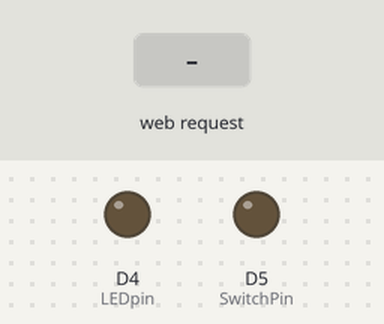
Bench run of a sketch on a simulated ESP8266 (NodeMCU). Shown: output pins drawn as LEDs (lit = HIGH). The inputs (shaded band) are chosen by the test bench. WiFi joins after 1.5 s; servers stay silent unless stated; what the sketch prints to the serial monitor is not drawn.

Above: at 3.2 s.
3.3 s: HTTP request GET /on received
At 4.1 s:
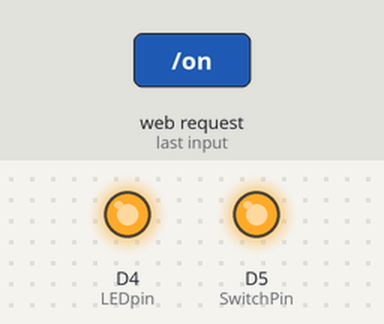
4.8 s: HTTP request GET /off received
At 5.2 s:
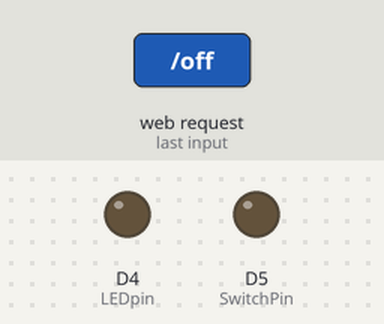
6.3 s: HTTP request GET /on?light=on received
At 7.5 s:
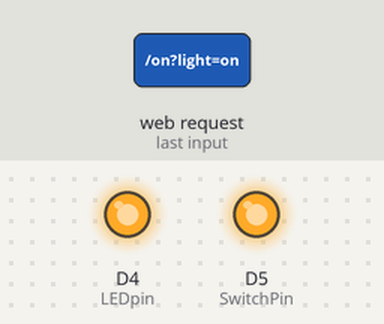
7.8 s: HTTP request GET /off?light=on received
At 8.7 s:
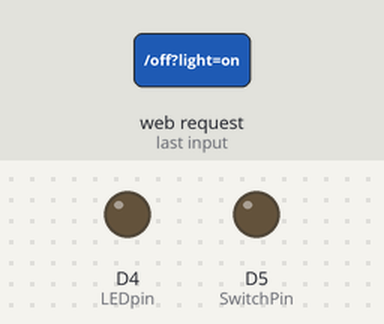
Timing chart, 0 to 10.3 s (numbered marks = the images above; inputs shaded):
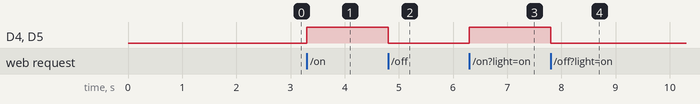

The sketch:

server.ino
```cpp
//https://www.instructables.com/Digital-Thermometer-Using-NodeMCU-and-LM35/

#include <ESP8266WiFi.h>
#include <ESP8266WebServer.h>

#define LEDpin D4
#define SwitchPin D5

const char* ssid = "chopra";
const char* password = "Hidden-Goseke-42";

ESP8266WebServer server(80);

// HTML content for the static web page
const char* htmlContent =
"<html> \
<head><title>NodeMCU Web Server</title></head> \
<body> \
<h1>Hello from NodeMCU!</h1> \
    <form action=\"/turn\" method=\"post\"> \
        <label for=\"light\">Light:</label> \
        <input type=\"checkbox\" id=\"light\" name=\"light\"> \
        <br> \
        <input type=\"submit\" value=\"Submit\"> \
    </form> \
</body> \
</html>";

const char* htmlContentOn = "<html><head><title>NodeMCU Web Server</title></head><body><h1>The light is ON!</h1></body></html>";
const char* htmlContentOff = "<html><head><title>NodeMCU Web Server</title></head><body><h1>The light is OFF!</h1></body></html>";

void turnOn() {
    Serial.println("Turning light ON");
    digitalWrite(LEDpin, HIGH);
    digitalWrite(SwitchPin, HIGH);
}

void turnOff() {
    Serial.println("Turning light OFF");
    digitalWrite(LEDpin, LOW);
    digitalWrite(SwitchPin, LOW);
}

void handleRoot() {
  server.send(200, "text/html", "Hello World");
}

void handleTurn() {

  String lightValue = server.arg("light");

  Serial.println("POST /turn");
  Serial.println(lightValue);

  if (lightValue == "on") {
    turnOff();
  } else {
    turnOn();
  }

  server.send(200, "text/html", htmlContent);
}

void handleTurnOn() {
  turnOn();

  server.sendHeader("Access-Control-Allow-Origin", "*");
  server.sendHeader("Access-Control-Allow-Methods", "GET");
  server.sendHeader("Access-Control-Allow-Headers", "Content-Type");
  server.send(200, "text/html", htmlContentOn);
}

void handleTurnOff() {
  turnOff();

  // CORS
  server.sendHeader("Access-Control-Allow-Origin", "*");
  server.sendHeader("Access-Control-Allow-Methods", "GET");
  server.sendHeader("Access-Control-Allow-Headers", "Content-Type");
  server.send(200, "text/html", htmlContentOff);
}

void handleWorld(){
  server.send(200, "text/html", htmlContent);
}

void handleTemp() {

  // CORS
  server.sendHeader("Access-Control-Allow-Origin", "*");
  server.sendHeader("Access-Control-Allow-Methods", "GET");
  server.sendHeader("Access-Control-Allow-Headers", "Content-Type");

  float temperature = readTemperature();

  char buffer[10]; // Adjust the buffer size based on your needs
  dtostrf(temperature, 4, 2, buffer);

  server.send(200, "text/html", String(buffer) + "C");
}

//TODO: formula...
float readTemperature() {
  float sensorValue = analogRead(A0);
  float temp_celsius = (sensorValue * 2.0) * 0.8 * 7.0;
  return temp_celsius;
}

// the setup function runs once when you press reset or power the board
void setup() {

  pinMode(LEDpin, OUTPUT);
  pinMode(SwitchPin, OUTPUT);

  pinMode(A0, INPUT);

  Serial.begin(9600);

  // Connect to Wi-Fi
  WiFi.begin(ssid, password);
  Serial.print("Connecting to ");
  Serial.print(ssid);

  // Wait for connection
  while (WiFi.status() != WL_CONNECTED) {
    delay(1000);
    Serial.print(".");
  }

  // Connected!
  Serial.println();
  Serial.println("Connected to WiFi");
  Serial.print("IP Address: ");
  Serial.println(WiFi.localIP());

   // Handle root URL request
  server.on("/", HTTP_GET, handleRoot);
  server.on("/turn", HTTP_POST, handleTurn);
  server.on("/on", HTTP_GET, handleTurnOn);
  server.on("/off", HTTP_GET, handleTurnOff);
  server.on("/hello", HTTP_GET, handleWorld);
  server.on("/temp", HTTP_GET, handleTemp);

  // Start server
  server.begin();
  Serial.print("Web server is listening...");
}

// the loop function runs over and over again forever
void loop() {
  server.handleClient();
}
```

Measured:
- after the input at 3.3 s, D4 (LEDpin), D5 (SwitchPin): LOW → HIGH at once
- after the input at 4.8 s, D4 (LEDpin), D5 (SwitchPin): HIGH → LOW at once
- after the input at 6.3 s, D4 (LEDpin), D5 (SwitchPin): LOW → HIGH at once
- after the input at 7.8 s, D4 (LEDpin), D5 (SwitchPin): HIGH → LOW at once
